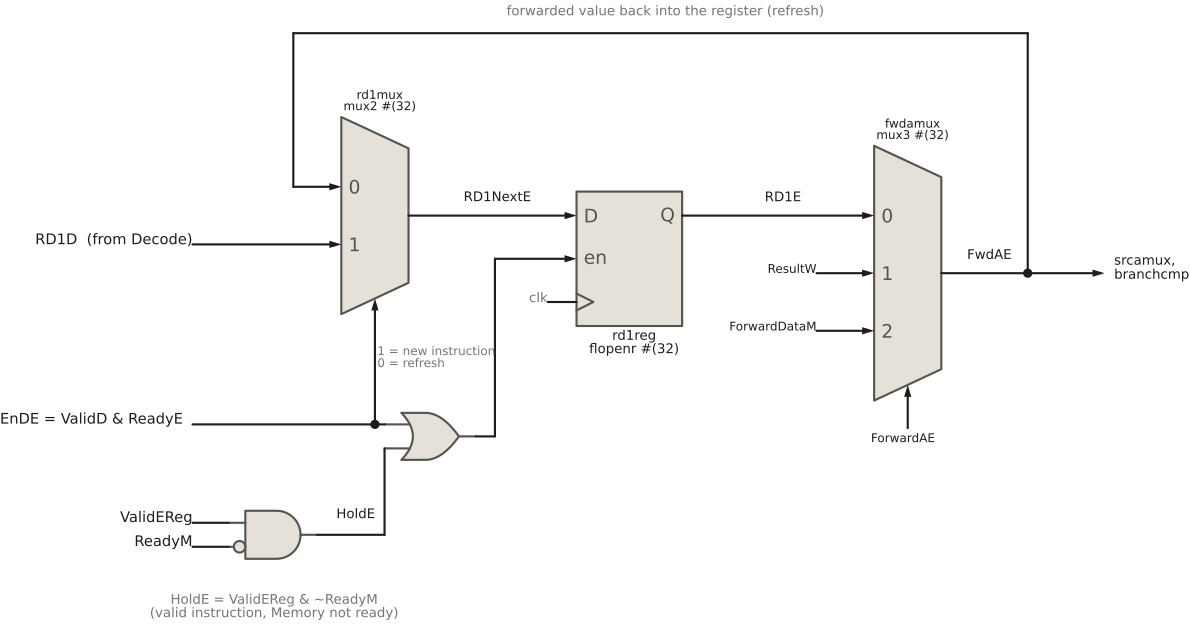

Generate this figure with Python:
"""Operand refresh while Execute stalls (HIPV rtl/core/ieu/ieu.sv): rd1mux
and rd1reg load RD1D from Decode on EnDE, and reload the forwarded value
FwdAE on HoldE = ValidEReg & ~ReadyM. The loop closes through fwdamux."""
from schemdraw import logic
from schemdraw import elements as elm
from schemdraw.backends import svg, svgtext
from _style import new_drawing, block, line, GREY

# schemdraw's text-size estimate parses labels as XML and fails on '&';
# measure with a same-width stand-in instead (the drawn text is unchanged).
_text_approx_size = svgtext.text_approx_size


def _text_size_amp(text, *args, **kw):
    return _text_approx_size(text.replace("&", "8"), *args, **kw)


svgtext.text_approx_size = svg.text_approx_size = _text_size_amp


def arrow(d, a, b):
    d.add(elm.Arrow().at(a).to(b))


def dot(d, xy):
    d.add(elm.Dot().at(xy))


def label(d, xy, text, **kw):
    kw.setdefault("fontsize", 11)
    d.add(elm.Label().at(xy).label(text, **kw))


def mux(d, out, n, name, sel="T"):
    """n-input mux with the output at out; input 0 on top. Returns the anchors."""
    pins = [elm.IcPin(name=str(i), side="L", anchorname=f"in{i}", slot=f"{n - i}/{n}")
            for i in range(n)]
    pins += [elm.IcPin(name="", side="R", anchorname="y"),
             elm.IcPin(name="", side=sel, anchorname="sel")]
    m = block(elm.Multiplexer(pins=pins, size=(1.4, 1.2 * n + 0.4),
                              pinspacing=1.2, leadlen=0))
    d.add(m.anchor("y").at(out))
    A = m.absanchors
    yl = (A["in0"][1] + 1.7) if sel == "B" else (A[f"in{n - 1}"][1] - 2.0)
    label(d, ((A["in0"][0] + A["y"][0]) / 2, yl), f"{name}\nmux{n} #(32)", fontsize=9)
    return A


def flopenr(d, xy, name):
    """flopenr with D, en and clock on the left, Q on the right; xy is the D pin."""
    r = block(elm.Ic(
        pins=[elm.IcPin(name="D", side="L", anchorname="D", slot="3/3"),
              elm.IcPin(name="en", side="L", anchorname="en", slot="2/3"),
              elm.IcPin(name=">", side="L", anchorname="clk", slot="1/3"),
              elm.IcPin(name="Q", side="R", anchorname="Q", slot="3/3")],
        size=(2.2, 2.8), pinspacing=0.9, leadlen=0))
    d.add(r.anchor("D").at(xy))
    A = r.absanchors
    label(d, ((A["D"][0] + A["Q"][0]) / 2, A["clk"][1] - 0.95),
          f"{name}\nflopenr #(32)", fontsize=10)
    c = A["clk"]
    line(d, (c[0] - 0.6, c[1]), c)
    label(d, (c[0] - 0.7, c[1]), "clk", halign="right", fontsize=10, color=GREY)
    return A


def draw():
    d = new_drawing()

    # ---------------- rd1mux -> rd1reg ----------------
    X = mux(d, (5.5, 1.0), 2, "rd1mux", sel="B")
    R = flopenr(d, (9.0, 1.0), "rd1reg")
    arrow(d, X["y"], R["D"])
    label(d, ((X["y"][0] + R["D"][0]) / 2, 1.3), "RD1NextE", fontsize=10)
    arrow(d, (1.0, X["in1"][1]), X["in1"])
    label(d, (0.9, X["in1"][1]), "RD1D  (from Decode)", halign="right")

    # ---------------- fwdamux ----------------
    q = R["Q"]
    F = mux(d, (16.6, q[1] - 1.2), 3, "fwdamux", sel="B")
    arrow(d, q, F["in0"])
    label(d, ((q[0] + F["in0"][0]) / 2, q[1] + 0.3), "RD1E", fontsize=10)
    for k, name in (("in1", "ResultW"), ("in2", "ForwardDataM")):
        x, y = F[k]
        arrow(d, (x - 1.2, y), F[k])
        label(d, (x - 1.3, y), name, halign="right", fontsize=9)
    s = F["sel"]
    arrow(d, (s[0], s[1] - 0.9), s)
    label(d, (s[0], s[1] - 1.2), "ForwardAE", fontsize=9)

    # FwdAE: to the ALU/branch path and back into rd1mux (the refresh loop)
    o = F["y"]
    xo, ytop, xl = 18.4, 4.8, X["in0"][0] - 1.0
    line(d, o, (xo, o[1]))
    dot(d, (xo, o[1]))
    arrow(d, (xo, o[1]), (xo + 1.6, o[1]))
    label(d, (xo + 1.7, o[1]), "srcamux,\nbranchcmp", halign="left", fontsize=10)
    label(d, ((o[0] + xo) / 2, o[1] + 0.3), "FwdAE", fontsize=10)
    line(d, (xo, o[1]), (xo, ytop), (xl, ytop), (xl, X["in0"][1]))
    arrow(d, (xl, X["in0"][1]), X["in0"])
    label(d, ((xl + xo) / 2, ytop + 0.35),
          "forwarded value back into the register (refresh)", fontsize=10, color=GREY)

    # ---------------- enable: EnDE | HoldE ----------------
    ory = -3.6
    g = d.add(block(logic.Or(inputs=2)).anchor("out").at((6.9, ory)))
    xe = 7.3
    line(d, g.absanchors["out"], (xe, ory), (xe, R["en"][1]))
    arrow(d, (xe, R["en"][1]), R["en"])

    # EnDE: rd1mux select and one OR input
    y1 = g.absanchors["in1"][1]
    xs = X["sel"][0]
    line(d, (1.0, y1), g.absanchors["in1"])
    dot(d, (xs, y1))
    arrow(d, (xs, y1), X["sel"])
    label(d, (0.9, y1), "EnDE = ValidD & ReadyE", halign="right")
    label(d, (xs + 0.15, (y1 + X["sel"][1]) / 2), "1 = new instruction\n0 = refresh",
          halign="left", fontsize=9, color=GREY)

    # HoldE = ValidEReg & ~ReadyM
    y2 = g.absanchors["in2"][1]
    ya, xh = y2 - 1.8, 5.0
    a = d.add(block(logic.And(inputs=2, inputnots=[2])).anchor("out").at((3.6, ya)))
    line(d, a.absanchors["out"], (xh, ya), (xh, y2), g.absanchors["in2"])
    label(d, ((a.absanchors["out"][0] + xh) / 2, ya + 0.35), "HoldE", fontsize=10)
    for k, name in (("in1", "ValidEReg"), ("in2", "ReadyM")):
        p = a.absanchors[k]
        line(d, (1.0, p[1]), p)
        label(d, (0.9, p[1]), name, halign="right")
    label(d, (a.absanchors["out"][0] - 1.0, ya - 1.6),
          "HoldE = ValidEReg & ~ReadyM\n(valid instruction, Memory not ready)",
          fontsize=10, color=GREY)
    return d
